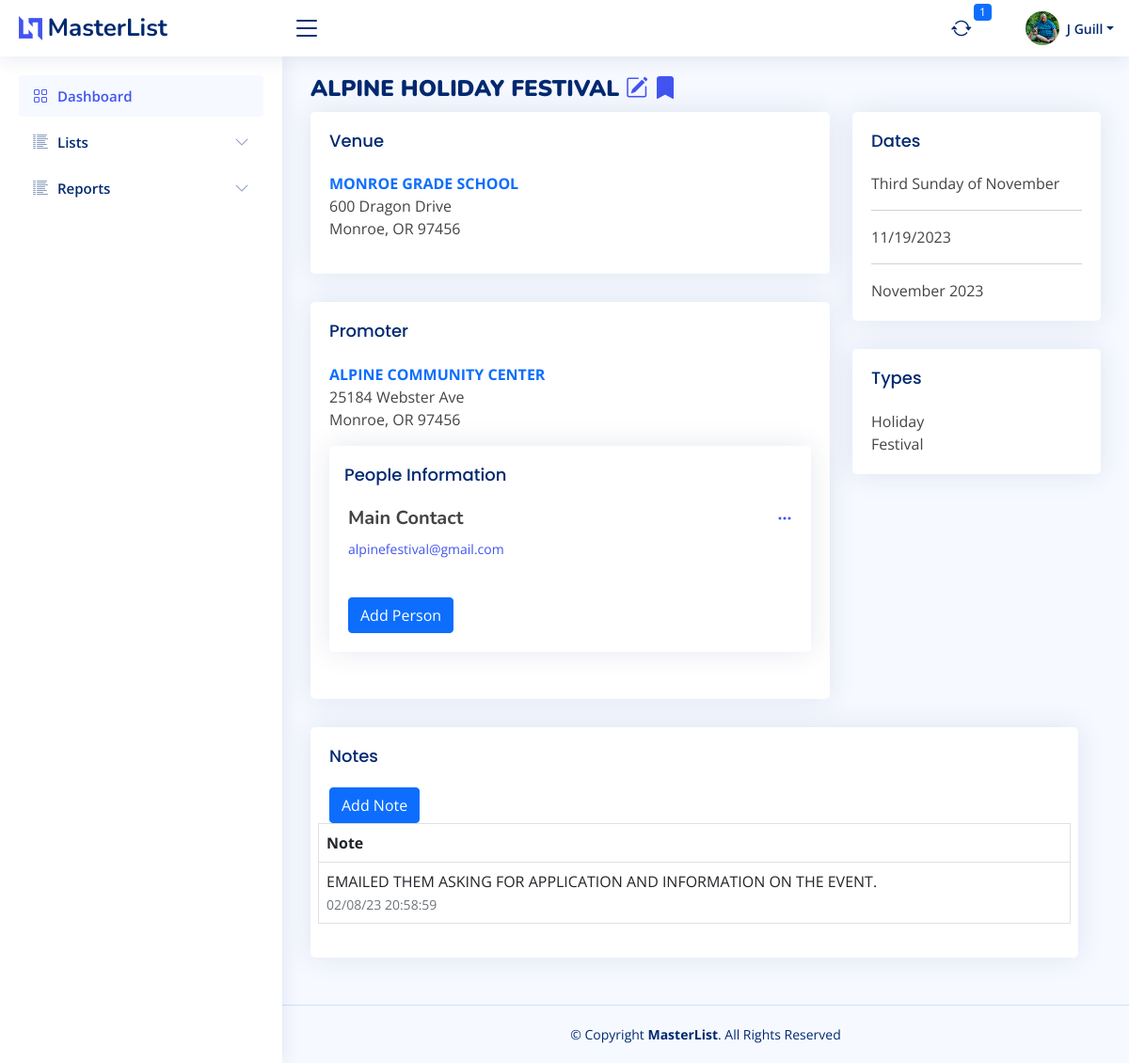
The app's page /masterlist/details/56 (signed in) with its own data.
### bazaar/models.py (models this page shows, shortened)
class User(db.Model, UserMixin):
    id = db.Column(db.Integer, primary_key=True)
    firstname = db.Column(db.String(150))
    lastname = db.Column(db.String(150))
    company = db.Column(db.String(150))
    title = db.Column(db.String(50))
    aboutme = db.Column(db.Text)
    address = db.Column(db.String(150))
    city = db.Column(db.String(150))
    state = db.Column(db.String(2))
    postalcode = db.Column(db.String(20))
    phone = db.Column(db.String(20))
    email = db.Column(db.String(150), unique=True)
    dob = db.Column(db.Date)
    avatar_filename = db.Column(db.Text)
    avatar_url = db.Column(db.String(250))
    twitter = db.Column(db.String(255))
    instagram = db.Column(db.String(255))
    facebook = db.Column(db.String(255))
    linkedin = db.Column(db.String(255))
    username = db.Column(db.String(150), unique=True)
    password = db.Column(db.String(150))
    date_created = db.Column(db.DateTime(timezone=True), server_default=func.now())
    def fullname(self):
        return self.firstname + " " + self.lastname
    def firstinit_lastname(self):
        return self.firstname[:1] + " " + self.lastname

class MasterList(db.Model):
    id = db.Column(db.Integer, primary_key=True)
    event_name = db.Column(db.String(150))
    january = db.Column(db.Boolean, default=False)
    february = db.Column(db.Boolean, default=False)
    march = db.Column(db.Boolean, default=False)
    april = db.Column(db.Boolean, default=False)
    may = db.Column(db.Boolean, default=False)
    june = db.Column(db.Boolean, default=False)
    july = db.Column(db.Boolean, default=False)
    august = db.Column(db.Boolean, default=False)
    september = db.Column(db.Boolean, default=False)
    october = db.Column(db.Boolean, default=False)
    november = db.Column(db.Boolean, default=False)
    december = db.Column(db.Boolean, default=False)
    first = db.Column(db.Boolean, default=True)
    second = db.Column(db.Boolean, default=True)
    third = db.Column(db.Boolean, default=True)
    fourth = db.Column(db.Boolean, default=True)
    last = db.Column(db.Boolean, default=True)
    friday = db.Column(db.Boolean, default=False)
    saturday = db.Column(db.Boolean, default=False)
    sunday = db.Column(db.Boolean, default=False)
    monday = db.Column(db.Boolean, default=False)
    tuesday = db.Column(db.Boolean, default=False)
    wednesday = db.Column(db.Boolean, default=False)
    thursday = db.Column(db.Boolean, default=False)
    updated = db.Column(db.Date)
    imagesrc = db.Column(db.Text)
    attendance = db.Column(db.Integer)
    exibitors = db.Column(db.Integer)
    website = db.Column(db.Text)
    dates_text = db.Column(db.Text)
    type_bazaar = db.Column(db.Boolean, default=False)
    type_holiday = db.Column(db.Boolean, default=False)
    type_art = db.Column(db.Boolean, default=False)
    type_festival = db.Column(db.Boolean, default=False)
    type_flea = db.Column(db.Boolean, default=False)
    type_health = db.Column(db.Boolean, default=False)
    type_market = db.Column(db.Boolean, default=False)
    active = db.Column(db.Boolean, default=True)
    date_created = db.Column(db.DateTime(timezone=True), server_default=func.now())
    date_updated = db.Column(db.DateTime(timezone=True), onupdate=func.now())
    venuefk = db.Column(db.Integer, db.ForeignKey('venue.id'))
    promoterfk = db.Column(db.Integer, db.ForeignKey('promoter.id'))
    venue = db.relationship("Venue", backref=backref("venue", uselist=False))
    promoter = db.relationship("Promoter", backref=backref("promoter", uselist=False))
    notes = db.relationship("Notes", backref=backref("notes", uselist=False))

class Venue(db.Model):
    id = db.Column(db.Integer, primary_key=True)
    name = db.Column(db.String(255))
    address = db.Column(db.String(255))
    city = db.Column(db.String(100))
    state = db.Column(db.String(50))
    zipcode = db.Column(db.String(20))
    phone = db.Column(db.String(20))
    website = db.Column(db.String(255))
    date_created = db.Column(db.DateTime(timezone=True), server_default=func.now())
    date_updated = db.Column(db.DateTime(timezone=True), onupdate=func.now())
    venue_event = db.relationship("MasterList", backref=backref("masterlist_home", uselist=False))

class Promoter(db.Model):
    id = db.Column(db.Integer, primary_key=True)
    name = db.Column(db.String(255))
    address = db.Column(db.String(255))
    city = db.Column(db.String(100))
    state = db.Column(db.String(50))
    zipcode = db.Column(db.String(20))
    phone = db.Column(db.String(20))
    website = db.Column(db.String(255))
    date_created = db.Column(db.DateTime(timezone=True), server_default=func.now())
    date_updated = db.Column(db.DateTime(timezone=True), onupdate=func.now())
    people = db.relationship("People", backref=backref("promoter_people", uselist=False))

class People(db.Model):
    id = db.Column(db.Integer, primary_key=True)
    name = db.Column(db.String(255))
    title = db.Column(db.String(50))
    phone = db.Column(db.String(20))
    fax = db.Column(db.String(20))
    email = db.Column(db.String(255))
    promoterfk = db.Column(db.Integer, db.ForeignKey('promoter.id'))
    venuefk = db.Column(db.Integer, db.ForeignKey('venue.id'))
    venue = db.relationship("Venue", backref=backref("people_venue", uselist=False))
    promoter = db.relationship("Promoter", backref=backref("people_promoter", uselist=False))

class Notes(db.Model):
    id = db.Column(db.Integer, primary_key=True)
    note = db.Column(db.Text)
    date_created = db.Column(db.DateTime(timezone=True), server_default=func.now())
    date_updated = db.Column(db.DateTime(timezone=True), onupdate=func.now())
    masterlistid = db.Column(db.Integer, db.ForeignKey('master_list.id'))
    bookingid = db.Column(db.Integer, db.ForeignKey('booking.id'))

### bazaar/templates/masterlist/masterlist.py (the view)
@ml.route("/details/<id>")
@login_required
def details(id):
    record = db.session.query(MasterList).filter(MasterList.id == id).first()
    true_months = []
    months = ['January', 'February', 'March', 'April', 'May', 'June', 'July', 'August', 'September', 'October',
              'November', 'December']
    for month in [x.lower() for x in months]:
        if getattr(record, month) is True:
            true_months.append(month)
    if len(true_months) == 12:
        months_text = ['All Year']
    elif len(true_months) >= 2:
        true_months.insert(len(true_months) - 1, 'and')
        months_text = ", ".join(true_months).title()
    else:
        months_text = "".join(true_months).title()
    true_weeks = []
    weeks = ['First', 'Second', 'Third', 'Fourth', 'Last']
    for week in [x.lower() for x in weeks]:
        if getattr(record, week) is True:
            true_weeks.append(week)
    if len(true_weeks) == 5:
        weeks_text = "Every"
    elif len(true_weeks) == 2:
        true_weeks.insert(1, 'and')
        weeks_text = " ".join(true_weeks).title()
    elif len(true_weeks) == 1:
        weeks_text = "".join(true_weeks).title()
    else:
        true_months.insert(len(true_weeks) - 1, 'and')
        weeks_text = ", ".join(true_weeks).title()
    true_days = []
    days = ['Monday', 'Tuesday', 'Wednesday', 'Thursday', 'Friday', 'Saturday', 'Sunday']
    for day in [x.lower() for x in days]:
        if getattr(record, day) is True:
            true_days.append(day)
    if len(true_days) == 5:
        days_text = "Every day"
    elif len(true_days) >= 2:
        true_days.insert(len(true_days) - 1, 'and')
        days_text = " ".join(true_days).title()
    else:
        days_text = ", ".join(true_days).title()
    full_text = weeks_text + " " + days_text + " of " + months_text
    date_list = []
    for month in true_months:
        if month.lower() == 'and':
            pass
        else:
            for week in true_weeks:
                if week.lower() == 'and':
                    pass
                else:
                    for day in true_days:
                        if day.lower() == 'and':
                            pass
                        else:
                            date = bazaar.utilities.nth_day_of_month(month, day, week)
                            date_list.append(date)
    notes = db.session.query(Notes).filter(Notes.masterlistid == id).all()
    types = []
    for type in get_types_masterlist():
        if getattr(record, "type_" + type):
            types.append(type.title())
    persons = db.session.query(People).filter(People.promoterfk == record.promoter.id).all()
    contents = {"user": User, "record": record, "full_text": full_text,
                "date_list": date_list, "notes": notes, "types": types,
                "persons": persons}
    return render_template("masterlist/details.html", **contents)

### bazaar/templates/masterlist/details.html (shortened to what this page needs)
{% extends "base/base.html" %}
{% block page_title %}
    <b><span class="text-uppercase">{{ record.event_name }}</span></b>
    <a href="{{ url_for('masterlist.masterlist_edit', id=record.id) }}"> <i class="bi bi-pencil-square"></i></a>
    <a href="{{ url_for('booking.booking_add', id=record.id) }}"> <i class="bi bi-bookmark-fill"></i></a>
{% endblock page_title %}
{% block main_content %}
    <section class="section">
        <div class="row">
            <div class="col-8">
                <div class="card">
                    <div class="card-body">
                        <h5 class="card-title">Venue</h5>
                        <span class="text-uppercase text-primary"><b>{{ record.venue.name }}</b></span>
                        <p>
                            {% if record.venue.address != None %}
                                {{ record.venue.address }}<br>
                            {% endif %}
                            {{ record.venue.city }}, {{ record.venue.state }} {{ record.venue.zipcode }}<br>
                        </p>
                    </div>
                </div>
                <div class="card">
                    <div class="card-body">
                        <h5 class="card-title">Promoter</h5>
                        <span class="text-uppercase text-primary"><b>{{ record.promoter.name }}</b></span>
                        <p>
                            {% if record.promoter.address != None %}
                                {{ record.promoter.address }}<br>
                            {% endif %}
                            {{ record.promoter.city }}, {{ record.promoter.state }} {{ record.promoter.zipcode }}<br>
                        </p>
                        <div class="card">
                            <h5 class="card-title ps-3">People Information</h5>
                            <div class="card-body">
                                {% for person in persons %}
                                    <div>
                                        <div class="d-flex mb-3">
                                            <div class="me-auto">
                                                <h5><b>{{ person.name.title() }}<br></b></h5>
                                                {% if person.email %}
                                                    <small><a
                                                            href="mailto:{{ person.email }}">{{ person.email }}</a></small>
                                                    <br>
                                                {% endif %}
                                            </div>
                                            <div>
                                                <a class="icon" href="#" data-bs-toggle="dropdown"><i
                                                        class="bi bi-three-dots"></i></a>
                                            </div>
                                        </div>
                                    </div>
                                {% endfor %}
                                <div class="pt-4">
                                    <button type="button" class="btn btn-primary" data-bs-toggle="modal"
                                            data-bs-target="#addperson">
                                        Add Person
                                    </button>
                                </div>
                            </div>
                        </div>
                    </div>
                </div>
            </div>
            <div class="col-4">
                <div class="card">
                    <div class="card-body">
                        <h5 class="card-title">Dates</h5>
                        {{ full_text }}<br>
                        <hr>
                        {% for date in date_list %}
                            {{ date.strftime("%m/%d/%Y") }}
                        {% endfor %}
                        <hr>
                        {{ record.dates_text }}
                    </div>
                </div>
                <div class="card">
                    <div class="card-body">
                        <h5 class="card-title">Types</h5>
                        <div class="row-cols-2">
                            <div class="col-6">
                                {% for type in types %}
                                    {{ type }}
                                {% endfor %}
                            </div>
                        </div>
                    </div>
                </div>
            </div>
            <div class="row">
                <div class="col-12">
                    <div class="card">
                        <div class="card-body">
                            <h5 class="card-title">Notes</h5>
                            <div class="col">
                                <button type="button" class="btn btn-primary" data-bs-toggle="modal"
                                        data-bs-target="#addnote">
                                    Add Note
                                </button>
                                <div class="row">
                                    <table id="notes" class="table table-bordered table-hover">
                                        <thead>
                                        <tr>
                                            <th>Note</th>
                                        </tr>
                                        </thead>
                                        <tbody class="table-striped">
                                        {% for note in notes %}
                                            <tr>
                                                <td>{{ note.note | upper() }}<br>
                                                    <span class="text-muted small">{{ note.date_created.strftime("%x %X") }}</span>
                                                </td>
                                            </tr>
                                        {% endfor %}
                                        </tbody>
                                    </table>
                                </div>
                            </div>
                        </div>
                    </div>
                </div>
            </div>
        </div>
    </section>
{% endblock main_content %}

### bazaar/templates/base/header.html (shortened to what this page needs)
<header id="header" class="header fixed-top d-flex align-items-center">
    <div class="d-flex align-items-center justify-content-between">
        <a href="{{ url_for('base.home') }}" class="logo d-flex align-items-center">
            <img src="{{ url_for('static', filename="img/logo.png") }}"
                 alt="">
            <span class="d-none d-lg-block">MasterList</span>
        </a>
        <i class="bi bi-list toggle-sidebar-btn"></i>
    </div>
    <nav class="header-nav ms-auto">
        <ul class="d-flex align-items-center">
            <li class="nav-item dropdown" id="notifications">
                <a class="nav-link nav-icon" href="#" data-bs-toggle="dropdown">
                    <i class="bi bi-arrow-repeat"></i>
                    <span class="badge bg-primary badge-number">{{ notification_count }}</span>
                </a>
            </li>
            <li class="nav-item dropdown pe-3" id="profile">
                <a class="nav-link nav-profile d-flex align-items-center pe-0" href="#" data-bs-toggle="dropdown"
                   id="navbarProfile">
                    <img src="{{ url_for('static', filename='img/avatar/'+current_user.avatar_filename) }}"
                         alt="Profile" class="rounded-circle">
                    <span class="d-none d-md-block dropdown-toggle ps-2">{{ current_user.firstinit_lastname() }}</span>
                </a>
            </li>
        </ul>
    </nav>
</header>

### records on screen
User: avatar_filename (picture), firstinit_lastname "J Guill"
MasterList: event_name "ALPINE HOLIDAY FESTIVAL", dates_text "November 2023"
Venue: venue.name "MONROE GRADE SCHOOL", venue.address "600 Dragon Drive", venue.city "Monroe", venue.state "OR", venue.zipcode "97456"
Promoter: promoter.name "ALPINE COMMUNITY CENTER", promoter.address "25184 Webster Ave", promoter.city "Monroe", promoter.state "OR", promoter.zipcode "97456"
People: name "Main Contact", email "alpinefestival@gmail.com"
Notes: note "EMAILED THEM ASKING FOR APPLICATION AND INFORMATION ON THE EVENT.", date_created "02/08/23 20:58:59"

### other values on screen
{{ notification_count }} "1"
{{ full_text }} "Third Sunday of November"
{{ date.strftime("%m/%d/%Y") }} "11/19/2023"
{{ type }} "Holiday" "Festival"
